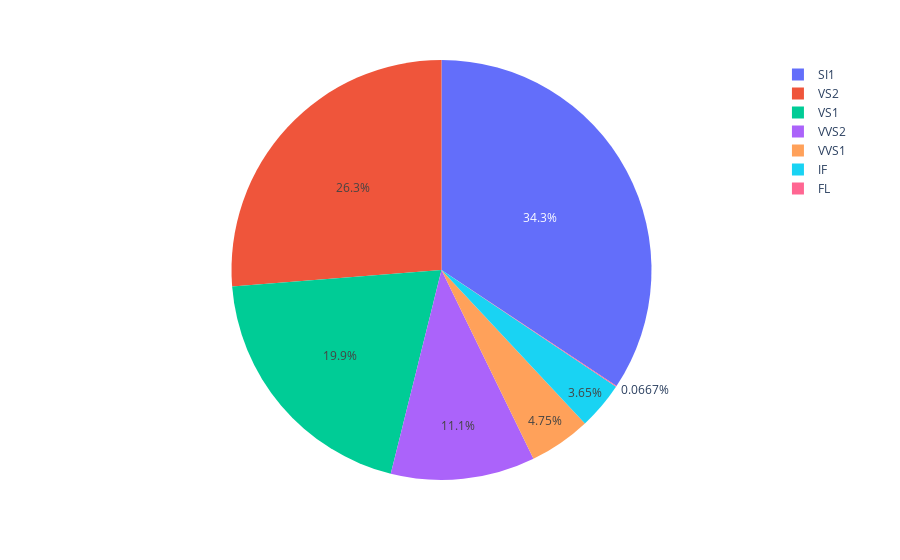

Here is the notebook cell this chart was saved with:
### Markdown cell above
### <font style = "color:rgb(77, 173, 255)"> **Example 1 - Simple Pie Chart** </font>

This is a simple pie-chart. Remember that pie-charts work best with categorical data.

### Code cell
# This example plots a simple pie chart.
# Change the name of the feature, but remember that 
# Pie-Charts are best for categorical features

fig = px.pie(df, 
             values = None, 
             names = 'Clarity',
            )

fig.show()

### Figure 1 — Plotly figure (JSON) as saved in the notebook; plotly's stock layout.template omitted (floating-point values rounded to 4 significant figures; data arrays with more than 128 entries replaced by an {"elided": "..."} marker saying what was removed)
{"data": [{"domain": {"x": [0, 1], "y": [0, 1]}, "hovertemplate": "Clarity=%{label}<extra></extra>", "labels": {"elided": "6000 str values"}, "legendgroup": "", "name": "", "showlegend": true, "type": "pie"}], "layout": {"autosize": true, "legend": {"tracegroupgap": 0}, "margin": {"t": 60}}}
